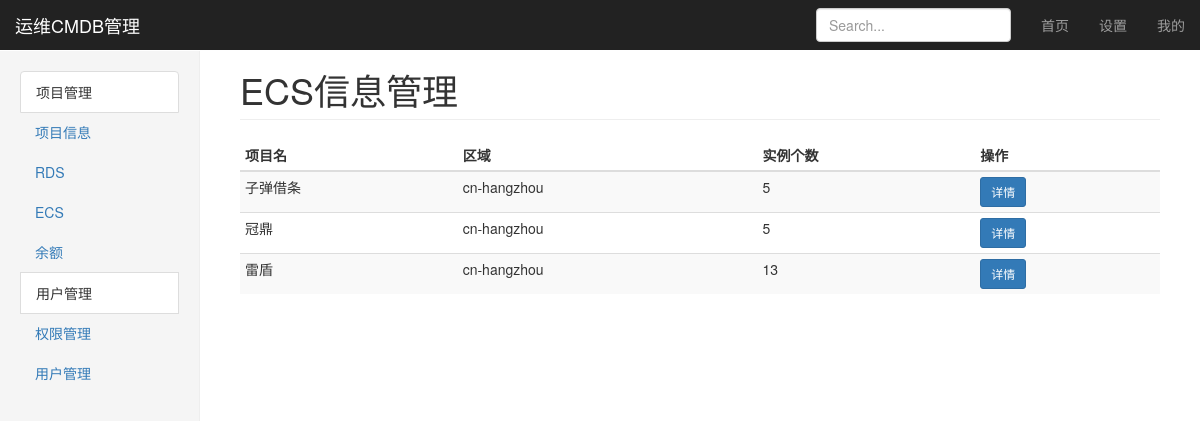
/ecs_info/ (signed in), run on the app's committed database.
### information/models.py (models this page shows)
class ProjectInfo(models.Model):
    p_name = models.CharField(max_length=128,unique=True,verbose_name="项目名")
    p_abbr = models.CharField(max_length=16,verbose_name="项目缩写",null=True)
    ali_account = models.CharField(max_length=64,verbose_name="阿里云账号")
    ali_secrts = models.CharField(max_length=64,verbose_name="阿里云密码")
    ali_region = models.CharField(max_length=32,default='cn-hangzhou',verbose_name="阿里云区域")
    ali_keyid = models.CharField(max_length=64,verbose_name="阿里云ID")
    ali_keysecrt = models.CharField(max_length=64,verbose_name="阿里云Secrts")
    ali_contact = models.CharField(max_length=64,verbose_name="阿里云联系人")
    ali_balance = models.IntegerField(null=True,verbose_name="账户余额")
    p_status = models.CharField(max_length=32,verbose_name="项目状态")
    p_date = models.DateField(verbose_name="上线时间")

### information/views.py (the view)
    def inner(request,*args, **kwargs):
        is_login = request.session.get('is_login',None)
        if is_login:
            return func(request,*args, **kwargs)
        else:
            return redirect('/login/')

### information/views.py (called while the page is built)
def auth(func):
    def inner(request,*args, **kwargs):
        is_login = request.session.get('is_login',None)
        if is_login:
            return func(request,*args, **kwargs)
        else:
            return redirect('/login/')
    return inner

@auth
def ecs_info(request):
    p_all = models.EcsInfo.objects.values("p_name").distinct()
    ecs_list = []
    for p in p_all:
        ecs_dict = {}
        ecs_dict["p_name"] = p["p_name"]
        ecs_dict["ali_region"] = models.ProjectInfo.objects.filter(p_name=p["p_name"]).values("ali_region").first()["ali_region"]
        ecs_dict["ecs_count"] = models.EcsInfo.objects.filter(p_name=p["p_name"]).count()
        ecs_list.append(ecs_dict)
    return render(request,'information/ecs_info.html',{"ecs_list": ecs_list})

### templates/information/ecs_info.html (shortened to what this page needs)
{% extends "base.html" %}
{% block content %}
<div class="col-sm-9 col-sm-offset-3 col-md-10 col-md-offset-2 main">
    <h1 class="page-header">ECS信息管理</h1>
    <div class="table-responsive">
    <table class="table table-striped table-condensed">
      <thead>
        <tr>
          <th >项目名</th>
          <th >区域</th>
          <th>实例个数</th>
          <th>操作</th>
        </tr>
      </thead>
      <tbody>
        {% for row in ecs_list %}
        <tr p-name="{ row.p_name }">
          <td >{{ row.p_name }}</td>
          <td>{{ row.ali_region }}</td>
          <td>{{ row.ecs_count }}</td>
          <td><a class="btn btn-sm btn-primary" href="/ecs_detail/{{ row.p_name }}">详情</a></td>
      {% empty %}
           <td>暂无相关数据</td>
        </tr>
      {% endfor %}
      </tbody>
    </table>
  </div>
</div>
{% endblock %}

### static/bootstamp/css/dashboard.css (style rules this page uses)
body { padding-top: 50px; }
.main { padding: 20px; }
@media (min-width: 768px) { .main { padding-right: 40px; padding-left: 40px; } }
.main .page-header { margin-top: 0; }

### data on the page
ProjectInfo: p_name "子弹借条", ali_region "cn-hangzhou", ecs_count "5"
ProjectInfo: p_name "雷盾", ali_region "cn-hangzhou", ecs_count "13"

### other printed values
{{ row.p_name }} "冠鼎"
{{ row.ali_region }} "cn-hangzhou"
{{ row.ecs_count }} "5"
